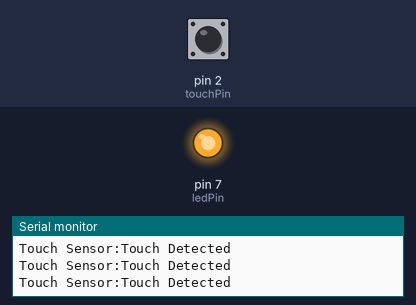
Bench run of a sketch on a simulated Arduino Uno, built with avr-gcc and run on an emulated ATmega328P. Shown: output pins drawn as LEDs (lit = HIGH), the last lines printed to the serial monitor. Inputs (shaded band) come from the test bench; at power-on: pin 2 (touchPin) LOW.

Above: at 1.8 s.
1.9 s: pin 2 (touchPin) pulled HIGH for 0.6 s
At 2.3 s:
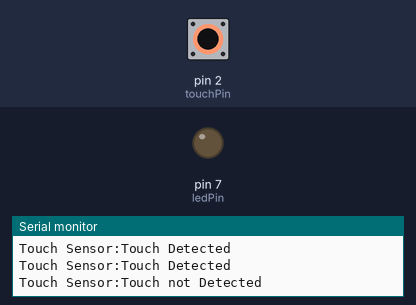
4.0 s: pin 2 (touchPin) pulled HIGH for 3.2 s
At 7.8 s:
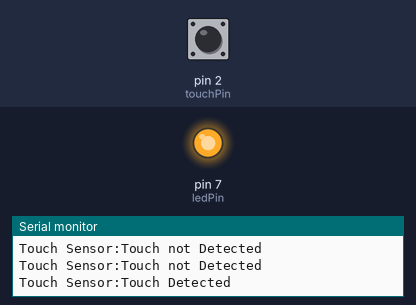
Timing chart, 0 to 9.3 s (numbered marks = the images above; inputs shaded):
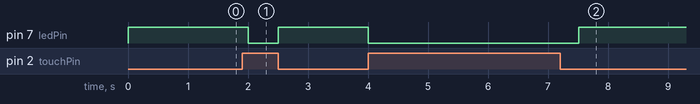

The sketch:

Touch_Sensor.ino
```cpp
/*** Atya Technologies Pvt.Ltd. - Touch Sensor***/

//Variable declarations
int touchPin = 2;  // Touch sensor pin
int ledPin = 7;    //Built-in LED connected to D7 pin

// the loop routine runs over and over again forever:
void setup() {
  pinMode(touchPin, INPUT);
  pinMode(ledPin, OUTPUT);
  Serial.begin(9600);
  Serial.println("Welcome to Atya Technologies Pvt. Ltd.");
}

// the loop routine runs over and over again forever:
void loop() {
  Serial.print("Touch Sensor:");
  int touchState = digitalRead(touchPin);
  if (touchState == HIGH) {     // When the touch sensor is not touched
    digitalWrite(ledPin, LOW);  // Turn off LED
    Serial.println("Touch not Detected");
    delay(500);
  } else {                       // When the touch sensor is touched
    digitalWrite(ledPin, HIGH);  // Turn on LED
    Serial.println("Touch Detected");
    delay(500); // Small delay to stabilize readings in milliseconds
  }
  Serial.println();
}
```

Measured:
- after the input at 1.9 s, pin 7 (ledPin): HIGH → LOW after 0.11 s, → HIGH 0.50 s later
- after the input at 4.0 s, pin 7 (ledPin): HIGH → LOW at once, → HIGH 3.5 s later
